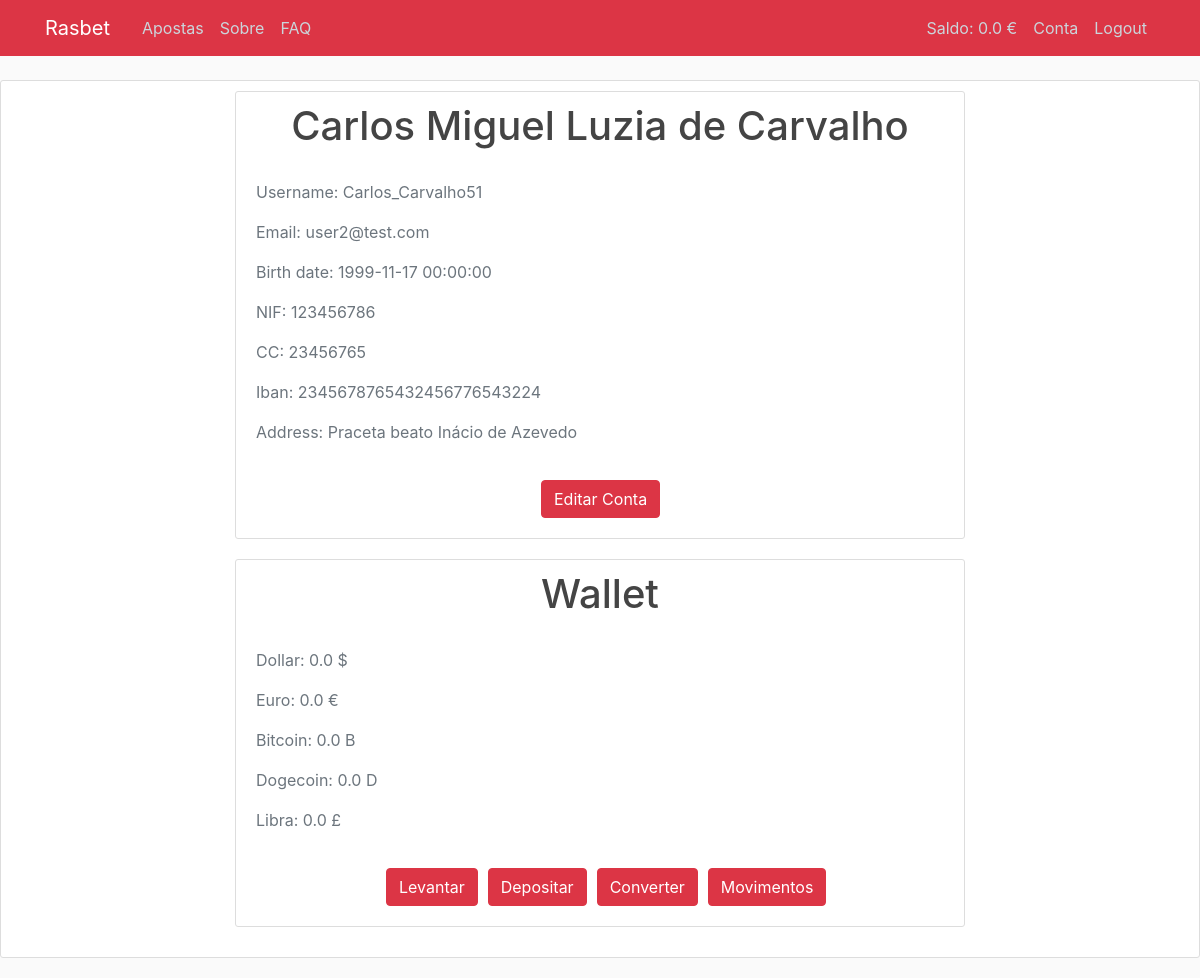
Page /account (signed in) on the committed database.
### rasbet/models.py (models this page shows, shortened)
class User(db.Model, UserMixin):
    id = db.Column(db.Integer, primary_key=True, autoincrement=True)
    username = db.Column(db.String(20), unique=True, nullable=False)
    name = db.Column(db.String(50), nullable=False)
    email = db.Column(db.String(120), unique=True, nullable=False)
    password = db.Column(db.String(60), nullable=False)
    birth_date = db.Column(db.DateTime, nullable = False)
    nif = db.Column(db.String(9), unique = True, nullable = False)
    cc = db.Column(db.String(8), unique = True, nullable = False)
    iban = db.Column(db.String(25), nullable = False)
    address = db.Column(db.String(100), nullable = False)
    phone = db.Column(db.String(15), unique=True, nullable = False)
    role = db.Column(db.String(20), unique = False)
    currency_fav = db.Column(db.Integer, db.ForeignKey('currency.id'), nullable=False)
    wallet = db.relationship("Wallet")
    bets = db.relationship("Bet")

class Currency(db.Model):
    id = db.Column(db.Integer, primary_key = True, autoincrement=True)
    name = db.Column(db.String(20), unique = False, nullable = False)
    symbol = db.Column(db.String(10), unique = True, nullable = False)
    convertion_rate = db.Column(db.Float, nullable = False)
    wallets = db.relationship("Wallet")
    users = db.relationship("User")

### rasbet/routes.py (the view)
@app.route("/account")
@login_required
def account():
    balance = None
    symbol = None
    if current_user.is_authenticated:
        balance = round(Wallet.query.filter_by(user_id=current_user.id,currency_id=current_user.currency_fav).first().balance, 2)
        symbol = Currency.query.filter_by(id=current_user.currency_fav).first().symbol
    balances = {}
    wallets = Wallet.query.filter_by(user_id=current_user.id).all()
    for w in wallets:
        cur = Currency.query.filter_by(id=w.currency_id).first()
        balances[cur.name]= str(round(w.balance, 2)) + " " + cur.symbol
    return render_template('account.html', title='Account', balances=balances, balance=balance, symbol=symbol)

### rasbet/models.py (called while the page is built)
@login_manager.user_loader
def load_user(user_id):
    return User.query.get(int(user_id))

### rasbet/templates/account.html
{% extends "layout.html" %}
{% block content %}
    <div class="col-md-8 mx-auto">
    <div class="content-section">
        <div class="media">
            <div class="media-body">
                <h2 class="account-heading text-center" style=" margin-bottom: 30px">{{ current_user.name }}</h2>
                <p class="text-secondary">Username: {{ current_user.username }}</p>
                <p class="text-secondary">Email: {{ current_user.email }}</p>
                <p class="text-secondary">Birth date: {{ current_user.birth_date }}</p>
                <p class="text-secondary">NIF: {{ current_user.nif }}</p>
                <p class="text-secondary">CC: {{ current_user.cc }}</p>
                <p class="text-secondary">Iban: {{ current_user.iban }}</p>
                <p class="text-secondary">Address: {{ current_user.address }}</p>
            </div>
        </div>
        <div class="row">
            <div class="button text-center" style ="margin-left: 300px;  padding-top: 20px; padding-bottom: 10px">
                <a href="{{ url_for('update') }}"> <button type="button" class="btn btn-danger">Editar Conta</button></a>
            </div>
        </div>
    </div>
    <div class="content-section">
        <div class="media">
            <div class="media-body">
                <h2 class="account-heading text-center" style=" margin-bottom: 30px">Wallet</h2>
                {% for key in balances.keys() %}
                <p class="text-secondary">{{ key }}: {{ balances[key] }}</p>
                {% endfor %}
            </div>
        </div>
    <div class="row" style="padding-top: 20px; margin-left: 120px ">
        <div class="button text-center" style="padding-left: 10px; padding-bottom: 10px">
            <a href="{{ url_for('cashout') }}"> <button type="button" class="btn btn-danger">Levantar</button></a>
        </div>
        <div class="button text-center" style="padding-left: 10px; padding-bottom: 10px">
            <a href="{{ url_for('deposit') }}"><button type="button" class="btn btn-danger" >Depositar</button></a>
        </div>
        <div class="button text-center" style="padding-left: 10px; padding-bottom: 10px">
            <a href="{{ url_for('convert') }}" ><button type="button" class="btn btn-danger" >Converter</button></a>
        </div>
        <div class="button text-center" style="padding-left: 10px; padding-bottom: 10px">
            <a href="{{ url_for('movements') }}"><button type="button" class="btn btn-danger">Movimentos</button></a>
        </div>
    </div>
</div>
</div>
{% endblock %}

### rasbet/static/main.css (style rules this page uses)
body { background: #fafafa; color: #333333; margin-top: 5rem; }
h1, h2, h3, h4, h5, h6 { color: #444444; }
.content-section { background: #ffffff; padding: 10px 20px; border: 1px solid #dddddd; border-radius: 3px; margin-bottom: 20px; }
.account-heading { font-size: 2.5rem; }

### rows in the picture
User: name "Carlos Miguel Luzia de Carvalho", username "Carlos_Carvalho51", email "user2@test.com", birth_date "1999-11-17 00:00:00", nif "123456786", cc "23456765", iban "2345678765432456776543224", address "Praceta beato Inácio de Azevedo"
Currency: name "Dollar", name "0.0 $"
Currency: name "Euro", name "0.0 €"
Currency: name "Bitcoin", name "0.0 B"
Currency: name "Dogecoin", name "0.0 D"
Currency: name "Libra", name "0.0 £"

### other values in the picture
{{ balance }} "0.0"
{{ symbol }} "€"
